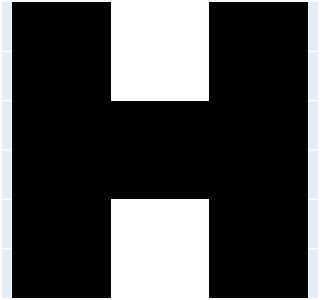

Source (notebook cell):
### Code cell
Ls = Letter.list_good()
Ls[6].show()

### Figure 1 — Plotly figure (JSON) as saved in the notebook; plotly's stock layout.template omitted (floating-point values rounded to 4 significant figures)
{"data": [{"colorscale": [[0, "rgb(255,255,255)"], [0.125, "rgb(240,240,240)"], [0.25, "rgb(217,217,217)"], [0.375, "rgb(189,189,189)"], [0.5, "rgb(150,150,150)"], [0.625, "rgb(115,115,115)"], [0.75, "rgb(82,82,82)"], [0.875, "rgb(37,37,37)"], [1, "rgb(0,0,0)"]], "showscale": false, "type": "heatmap", "x": [0, 1, 2, 3], "y": [0, 1, 2, 3], "z": [[1, 0, 1], [1, 1, 1], [1, 0, 1]]}], "layout": {"height": 300, "margin": {"b": 2, "l": 2, "r": 2, "t": 2}, "width": 300, "xaxis": {"range": [0, 3], "showgrid": true, "showticklabels": false, "zeroline": false}, "yaxis": {"autorange": "reversed", "range": [0, 3], "scaleanchor": "x", "scaleratio": 1, "showgrid": true, "showticklabels": false, "zeroline": false}}}
